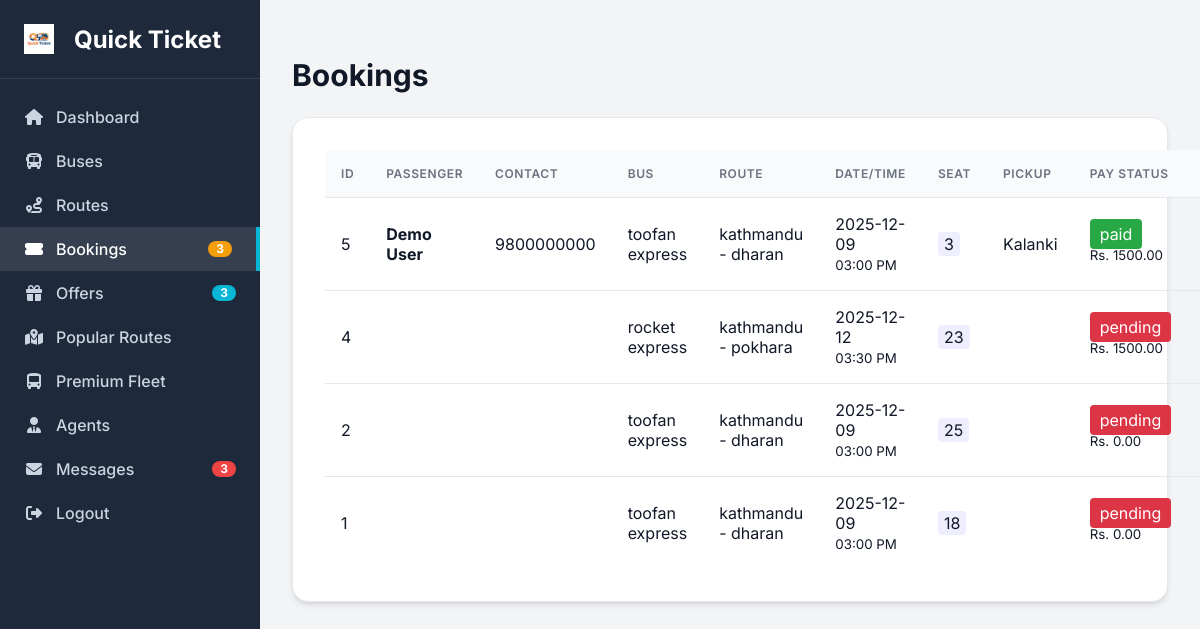
The app's page /admin/bookings.php (signed in) with its own data.
### tables this page shows
CREATE TABLE `bookings` (
  `id` int(6) unsigned NOT NULL AUTO_INCREMENT,
  `user_id` int(6) unsigned DEFAULT NULL,
  `route_id` int(6) unsigned DEFAULT NULL,
  `seat_number` varchar(10) DEFAULT NULL,
  `booking_date` timestamp NOT NULL DEFAULT current_timestamp(),
  `status` enum('pending','confirmed','cancelled') DEFAULT 'pending',
  `payment_status` enum('pending','partial','paid') DEFAULT 'pending',
  `payment_method` varchar(50) DEFAULT 'cash',
  `transaction_id` varchar(100) DEFAULT NULL,
  `paid_amount` decimal(10,2) DEFAULT 0.00,
  `passenger_name` varchar(100) NOT NULL DEFAULT '',
  `contact_number` varchar(20) NOT NULL DEFAULT '',
  `pickup_location` varchar(100) NOT NULL DEFAULT '',
  PRIMARY KEY (`id`),
  KEY `user_id` (`user_id`),
  KEY `route_id` (`route_id`),
  CONSTRAINT `bookings_ibfk_1` FOREIGN KEY (`user_id`) REFERENCES `users` (`id`),
  CONSTRAINT `bookings_ibfk_2` FOREIGN KEY (`route_id`) REFERENCES `routes` (`id`)
);

CREATE TABLE `buses` (
  `id` int(6) unsigned NOT NULL AUTO_INCREMENT,
  `bus_name` varchar(100) NOT NULL,
  `bus_number` varchar(50) NOT NULL,
  `bus_type` varchar(50) NOT NULL,
  `total_seats` int(3) NOT NULL,
  `created_at` timestamp NOT NULL DEFAULT current_timestamp(),
  PRIMARY KEY (`id`)
);

CREATE TABLE `routes` (
  `id` int(6) unsigned NOT NULL AUTO_INCREMENT,
  `bus_id` int(6) unsigned DEFAULT NULL,
  `source` varchar(100) NOT NULL,
  `destination` varchar(100) NOT NULL,
  `departure_date` date NOT NULL,
  `departure_time` time NOT NULL,
  `price` decimal(10,2) NOT NULL,
  `created_at` timestamp NOT NULL DEFAULT current_timestamp(),
  PRIMARY KEY (`id`),
  KEY `bus_id` (`bus_id`),
  CONSTRAINT `routes_ibfk_1` FOREIGN KEY (`bus_id`) REFERENCES `buses` (`id`)
);

### admin/bookings.php (the view, shortened to what this page needs)
<?php
include 'includes/header.php';
?>
<h2>Bookings</h2>
<div class="card">
    <table>
        <thead>
            <tr>
                <th>ID</th>
                <th>Passenger</th>
                <th>Contact</th>
                <th>Bus</th>
                <th>Route</th>
                <th>Date/Time</th>
                <th>Seat</th>
                <th>Pickup</th>
                <th>Pay Status</th>
                <th>Trans ID</th>
            </tr>
        </thead>
        <tbody>
            <?php
            $sql = "SELECT b.id, b.passenger_name, b.contact_number, b.pickup_location, v.bus_name, r.source, r.destination, r.departure_date, r.departure_time, b.seat_number, b.payment_status, b.transaction_id, b.paid_amount
                    FROM bookings b
                    JOIN routes r ON b.route_id = r.id
                    JOIN buses v ON r.bus_id = v.id
                    ORDER BY b.id DESC";
            $result = $conn->query($sql);
            if ($result->num_rows > 0) {
                while ($row = $result->fetch_assoc()) {
                    echo "<tr>
                        <td>{$row['id']}</td>
                        <td>
                            <strong>{$row['passenger_name']}</strong><br>
                        </td>
                        <td>{$row['contact_number']}</td>
                        <td>{$row['bus_name']}</td>
                        <td>{$row['source']} - {$row['destination']}</td>
                        <td>{$row['departure_date']} <br> <small>" . date('h:i A', strtotime($row['departure_time'])) . "</small></td>
                        <td><span style='background: #eef; padding: 2px 6px; border-radius: 4px;'>{$row['seat_number']}</span></td>
                        <td>{$row['pickup_location']}</td>
                        <td>
                            <span style='padding: 5px 10px; border-radius: 4px; color: white; background: " .
                                ($row['payment_status'] == 'paid' ? '#28a745' : ($row['payment_status'] == 'partial' ? '#ffc107' : '#dc3545')) .
                            "'>{$row['payment_status']}</span><br>
                            <small>Rs. {$row['paid_amount']}</small>
                        </td>
                        <td><small>{$row['transaction_id']}</small></td>
                        <td>
                            ";
                            echo "
                            <a href='edit_booking.php?id={$row['id']}' style='color: blue; margin-right: 10px;' title='Edit Booking'><i class='fas fa-edit'></i></a>
                            <a href='process_booking.php?action=delete&id={$row['id']}' style='color: red;' title='Delete' onclick='return confirm(\"Are you sure?\")'><i class='fas fa-trash'></i></a>
                        </td>
                    </tr>";
                }
            } else {
                echo "<tr><td colspan='11'>No bookings found</td></tr>";
            }
            ?>
        </tbody>
    </table>
</div>
<?php include 'includes/footer.php'; ?>

### assets/css/admin_style.css (style rules this page uses)
:root { --primary-color: #4f46e5; --primary-hover: #4338ca; --secondary-color: #64748b; --accent-color: #06b6d4; --success-color: #10b981; --danger-color: #ef4444; --warning-color: #f59e0b; --sidebar-bg: #1e293b; --sidebar-text: #f1f5f9; --bg-color: #f3f4f6; --card-bg: #ffffff; --text-primary: #111827; --text-secondary: #6b7280; --border-color: #e5e7eb; --shadow-sm: 0 1px 2px 0 rgba(0, 0, 0, 0.05); --shadow-md: 0 4px 6px -1px rgba(0, 0, 0, 0.1), 0 2px 4px -1px rgba(0, 0, 0, 0.06); --shadow-lg: 0 10px 15px -3px rgba(0, 0, 0, 0.1), 0 4px 6px -2px rgba(0, 0, 0, 0.05); --radius-md: 0.5rem; --radius-lg: 1rem; --font-family: 'Inter', sans-serif; }
body { font-family: var(--font-family); background-color: var(--bg-color); margin: 0; padding: 0; color: var(--text-primary); }
h2 { font-size: 1.875rem; font-weight: 700; margin-bottom: 1.5rem; color: var(--text-primary); }
.card { background-color: var(--card-bg); border-radius: var(--radius-lg); box-shadow: var(--shadow-md); padding: 2rem; margin-bottom: 2rem; border: 1px solid var(--border-color); }
table { width: 100%; border-collapse: separate; border-spacing: 0; }
th, td { padding: 1rem; text-align: left; border-bottom: 1px solid var(--border-color); }
th { background-color: #f8fafc; font-weight: 600; color: var(--text-secondary); text-transform: uppercase; font-size: 0.75rem; letter-spacing: 0.05em; }
th:first-child { border-top-left-radius: var(--radius-md); }
tr:last-child td { border-bottom: none; }

### records on screen
bookings: id "5", passenger_name "Demo User", contact_number "9800000000", buses.bus_name "toofan express", route.source "kathmandu", route.destination "dharan", route.departure_date "2025-12-09", route.departure_time "03:00 PM", seat_number "3", pickup_location "Kalanki", payment_status "paid", paid_amount "1500.00"
bookings: id "4", buses.bus_name "rocket express", route.source "kathmandu", route.destination "pokhara", route.departure_date "2025-12-12", route.departure_time "03:30 PM", seat_number "23", payment_status "pending", paid_amount "1500.00"
bookings: id "2", buses.bus_name "toofan express", route.source "kathmandu", route.destination "dharan", route.departure_date "2025-12-09", route.departure_time "03:00 PM", seat_number "25", payment_status "pending", paid_amount "0.00"
bookings: id "1", buses.bus_name "toofan express", route.source "kathmandu", route.destination "dharan", route.departure_date "2025-12-09", route.departure_time "03:00 PM", seat_number "18", payment_status "pending", paid_amount "0.00"

### other values on screen
$pending_bookings_count "3"
$offers_count "3"
$unread_messages_count "3"
